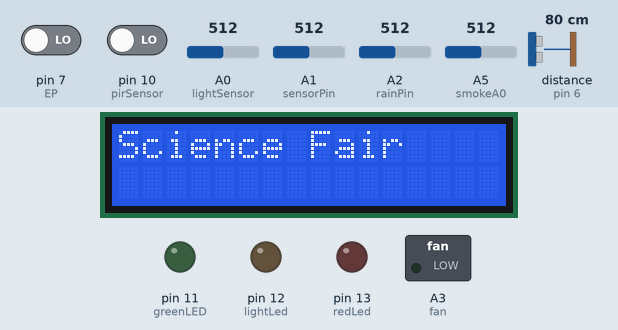
Bench run of a sketch on a simulated Arduino Uno, built with avr-gcc and run on an emulated ATmega328P. Shown: 16×2 character LCD, switched loads named in the sketch (green lamp = pin HIGH), output pins drawn as LEDs (lit = HIGH). Wiring (inferred from the names in the program): ultrasonic range finder: trigger A4; echo pin 6. Dashed ring = blinking. The test bench sets the inputs (shaded band); at power-on: distance to the obstacle (sensor on pin 6) 80 cm, A0 (lightSensor) = 512, pin 10 (pirSensor) LOW, pin 7 (EP) LOW, A1 (sensorPin) = 512, A2 (rainPin) = 512, A5 (smokeA0) = 512. The echo pulse lasts 58.3 µs per cm; pins used as bus, display or sensor lines are not drawn; what the sketch prints to the serial monitor is not drawn.

Above: at 1.2 s.
1.3 s: distance to the obstacle (sensor on pin 6) set to 2 cm
At 2.9 s:
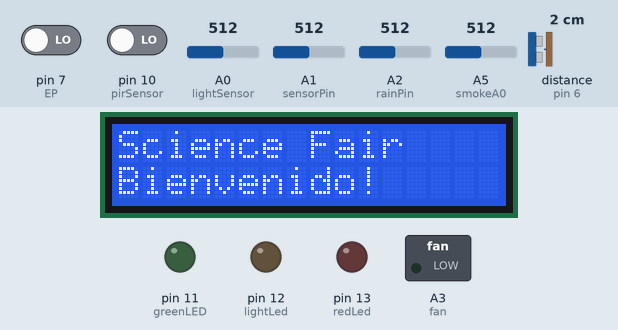
5.7 s: A0 (lightSensor) set to 838
8.9 s: A0 (lightSensor) set to 868
At 12.7 s:
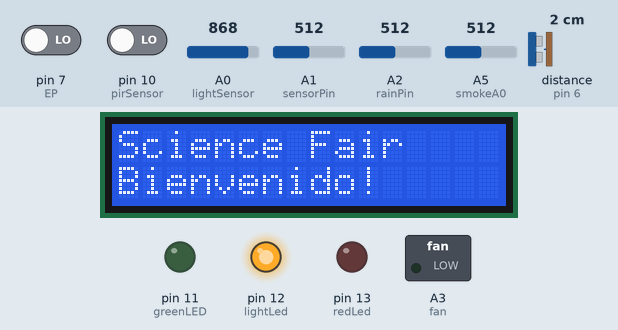
15.5 s: pin 10 (pirSensor) driven HIGH
At 19.6 s:
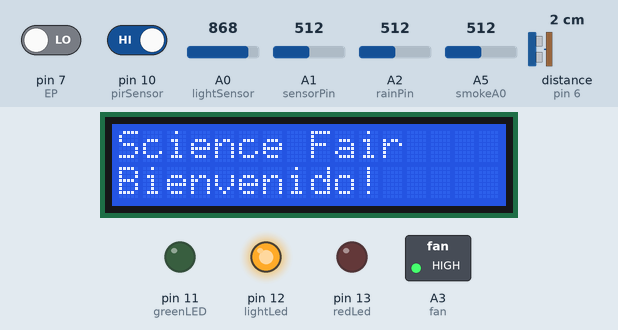
20.2 s: A0 (lightSensor) set to 840
At 23.0 s:
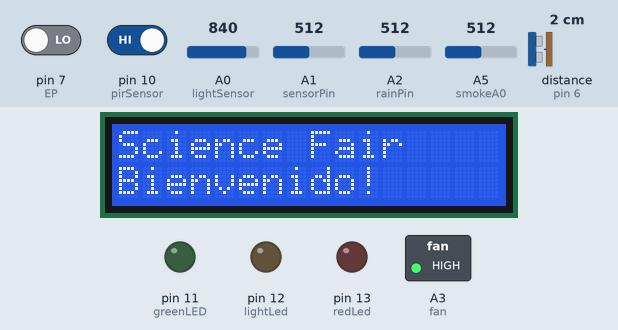
25.5 s: distance to the obstacle (sensor on pin 6) set to 18 cm
At 27.4 s:
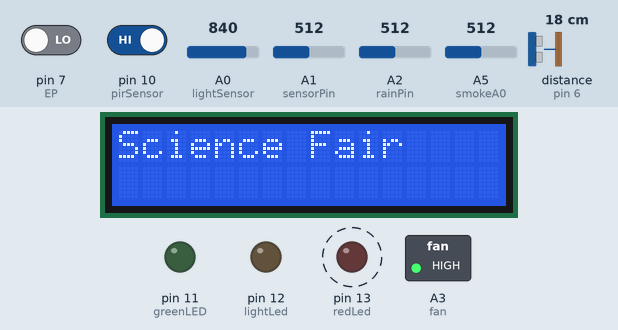
Timing chart, 0 to 30.1 s (numbered marks = the images above; inputs shaded):
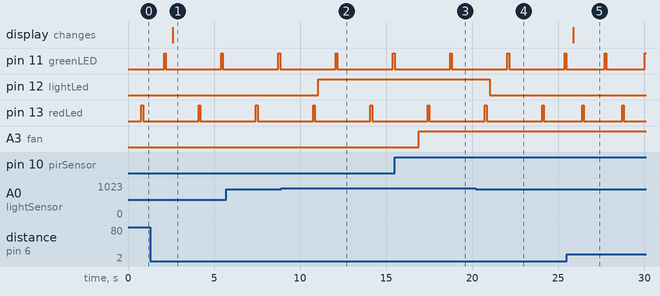

Measured:
- the behaviour switches between 850 and 851 on A0 (lightSensor) (found by bisection; images 1 and 2)
- after the input at 1.3 s, pin 11 (greenLED): LOW → HIGH after 4.1 s, → LOW 0.10 s later; the display: changes after 1.3 s (image 1)
- after the input at 8.9 s, pin 12 (lightLed): LOW → HIGH after 2.2 s
- after the input at 15.5 s, A3 (fan): LOW → HIGH after 1.4 s
- after the input at 20.2 s, pin 12 (lightLed): HIGH → LOW after 0.83 s
- after the input at 25.5 s, the display: changes after 0.37 s (image 5)
- by itself, pin 13 (redLed): alternates HIGH for 0.10 s and LOW for 3.2 s

The sketch:

Domotic.ino
```cpp
int redLed = 13;
int lightLed = 12;
int smokeA0 = A5;
int sensorThres = 90;
int EP = 7;//Vibration
int greenLED = 11;
int lightSensor = A0;
int rainPin = A2;
int sensorPin = A1; // Flame
int sensorValue = 0; // Flame
int fan = A3;
int pirSensor = 10;
unsigned int light;

// DECLARACION DE VARIABLES PARA PINES
const int pinecho = 6;
const int pintrigger = A4;

// VARIABLES PARA CALCULOS
unsigned int tiempo, distancia;

#include <LiquidCrystal.h>

const int rs = 9, en = 8, d4 = 5, d5 = 4, d6 = 3, d7 = 2;
LiquidCrystal lcd(rs, en, d4, d5, d6, d7);

void setup() {
  Serial.begin(9600);
  lcd.begin(16, 2);
  lcd.print("Science Fair");
  pinMode(pirSensor, INPUT);
  pinMode(fan, OUTPUT);
  pinMode(rainPin, INPUT);
  pinMode(EP, INPUT); //set EP input for measurment
  pinMode(redLed, OUTPUT);
  pinMode(smokeA0, INPUT);//Smoke
  pinMode(greenLED, OUTPUT);
  pinMode(lightLed, OUTPUT);
  pinMode(pinecho, INPUT);
  pinMode(pintrigger, OUTPUT);
}

void loop() {
/******************************************************************************/
  digitalWrite(pintrigger, LOW); //Ultrasonico
  delayMicroseconds(2);
  digitalWrite(pintrigger, HIGH);
  delayMicroseconds(10);
  digitalWrite(pintrigger, LOW);

  tiempo = pulseIn(pinecho, HIGH);
  distancia = tiempo / 58;

  Serial.print(distancia);
  Serial.println(" cm");
  delay(200);
  if (distancia <= 15) {
    lcd.setCursor(0,1);
    lcd.print("Bienvenido!");
    delay(1000);
  }
  else if (distancia > 15) {
    lcd.setCursor(0,1);
    lcd.print("           ");
} //Ultrasonico
/******************************************************************************/
int sensorValue = digitalRead(pirSensor); //Movimiento
  if (sensorValue == 1) {
    digitalWrite(fan, HIGH); // The Relay Input works Inversly
  }
  else if(sensorValue != 1){
      digitalWrite(fan, LOW);
  } //Movimiento

/******************************************************************************/

sensorValue = analogRead(sensorPin); //Flame

Serial.println(sensorValue);
if(sensorValue < 100){
    Serial.println("Fire Detected");
    digitalWrite(redLed, HIGH);
    delay(100);
    digitalWrite(redLed, LOW);
} else if (sensorValue > 100){
    delay(sensorValue);
} //Flame

/******************************************************************************/
  int analogSensor = analogRead(smokeA0);//Smoke

  if (analogSensor > sensorThres) {
    digitalWrite(redLed, HIGH);
    delay(100);
    digitalWrite(redLed, LOW);
    delay(100);
  } else {
    digitalWrite(redLed, LOW);
}//Smoke
/******************************************************************************/

light = analogRead(lightSensor);//light

delay(100);

if(light > 850){
  digitalWrite(lightLed, HIGH);
}
else if (light <= 850) {
  digitalWrite(lightLed, LOW);
} //light
/******************************************************************************/

long measurement = TP_init();//Vibration
if (measurement > 50000){
    for(int i=1;i<=100;i++){
        digitalWrite(redLed, HIGH);
        delay(50);
        digitalWrite(redLed, LOW);
        delay(50);
    }
} else {
  digitalWrite(redLed, LOW);
}//Vibration

/******************************************************************************/

int sensorWater = analogRead(rainPin); //Water

if(sensorWater < 70){
  digitalWrite(redLed, HIGH);
  delay(100);
  digitalWrite(redLed, LOW);
  delay(100);
} else if(sensorWater >= 70) {
    digitalWrite(greenLED, HIGH);
    delay(100);
    digitalWrite(greenLED, LOW);
    delay(100);
}
  delay(100);
}//Water

/******************************************************************************/

long TP_init(){ //Funtion Vibration
    delay(10);
    long measurement=pulseIn (EP, HIGH);
    return measurement;
}
```
